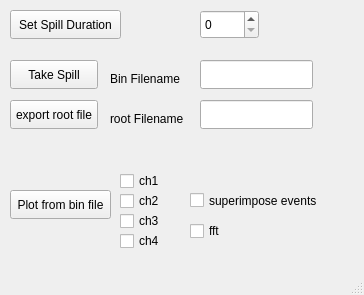
<?xml version="1.0" encoding="UTF-8"?>
<ui version="4.0">
 <class>MainWindow</class>
 <widget class="QMainWindow" name="MainWindow">
  <property name="geometry">
   <rect>
    <x>0</x>
    <y>0</y>
    <width>364</width>
    <height>295</height>
   </rect>
  </property>
  <property name="windowTitle">
   <string>DAPHNE GUI</string>
  </property>
  <widget class="QWidget" name="centralwidget">
   <widget class="QPushButton" name="btn_takespill">
    <property name="geometry">
     <rect>
      <x>10</x>
      <y>60</y>
      <width>88</width>
      <height>29</height>
     </rect>
    </property>
    <property name="text">
     <string>Take Spill</string>
    </property>
   </widget>
   <widget class="QPushButton" name="btn_setdur">
    <property name="geometry">
     <rect>
      <x>10</x>
      <y>10</y>
      <width>111</width>
      <height>29</height>
     </rect>
    </property>
    <property name="text">
     <string>Set Spill Duration</string>
    </property>
   </widget>
   <widget class="QPushButton" name="btn_exp">
    <property name="geometry">
     <rect>
      <x>10</x>
      <y>100</y>
      <width>88</width>
      <height>29</height>
     </rect>
    </property>
    <property name="text">
     <string>export root file</string>
    </property>
   </widget>
   <widget class="QSpinBox" name="spilldurr">
    <property name="geometry">
     <rect>
      <x>200</x>
      <y>10</y>
      <width>59</width>
      <height>29</height>
     </rect>
    </property>
   </widget>
   <widget class="QLineEdit" name="rootfilename">
    <property name="geometry">
     <rect>
      <x>200</x>
      <y>100</y>
      <width>113</width>
      <height>29</height>
     </rect>
    </property>
   </widget>
   <widget class="QLabel" name="label_root_filename">
    <property name="geometry">
     <rect>
      <x>110</x>
      <y>110</y>
      <width>81</width>
      <height>17</height>
     </rect>
    </property>
    <property name="text">
     <string>root Filename</string>
    </property>
   </widget>
   <widget class="QLineEdit" name="binfilename">
    <property name="geometry">
     <rect>
      <x>200</x>
      <y>60</y>
      <width>113</width>
      <height>29</height>
     </rect>
    </property>
   </widget>
   <widget class="QLabel" name="label_bin_filename">
    <property name="geometry">
     <rect>
      <x>110</x>
      <y>70</y>
      <width>81</width>
      <height>17</height>
     </rect>
    </property>
    <property name="text">
     <string>Bin Filename</string>
    </property>
   </widget>
   <widget class="QCheckBox" name="chk_2">
    <property name="geometry">
     <rect>
      <x>120</x>
      <y>190</y>
      <width>86</width>
      <height>22</height>
     </rect>
    </property>
    <property name="text">
     <string>ch2</string>
    </property>
   </widget>
   <widget class="QCheckBox" name="chk_3">
    <property name="geometry">
     <rect>
      <x>120</x>
      <y>210</y>
      <width>86</width>
      <height>22</height>
     </rect>
    </property>
    <property name="text">
     <string>ch3</string>
    </property>
   </widget>
   <widget class="QCheckBox" name="chk_4">
    <property name="geometry">
     <rect>
      <x>120</x>
      <y>230</y>
      <width>86</width>
      <height>22</height>
     </rect>
    </property>
    <property name="text">
     <string>ch4</string>
    </property>
   </widget>
   <widget class="QCheckBox" name="chk_super">
    <property name="geometry">
     <rect>
      <x>190</x>
      <y>190</y>
      <width>141</width>
      <height>21</height>
     </rect>
    </property>
    <property name="text">
     <string>superimpose events</string>
    </property>
   </widget>
   <widget class="QCheckBox" name="chk_1">
    <property name="geometry">
     <rect>
      <x>120</x>
      <y>170</y>
      <width>86</width>
      <height>22</height>
     </rect>
    </property>
    <property name="text">
     <string>ch1</string>
    </property>
   </widget>
   <widget class="QPushButton" name="btn_plt">
    <property name="geometry">
     <rect>
      <x>10</x>
      <y>190</y>
      <width>101</width>
      <height>29</height>
     </rect>
    </property>
    <property name="text">
     <string>Plot from bin file</string>
    </property>
   </widget>
   <widget class="QCheckBox" name="chk_fft">
    <property name="geometry">
     <rect>
      <x>190</x>
      <y>220</y>
      <width>86</width>
      <height>22</height>
     </rect>
    </property>
    <property name="text">
     <string>fft</string>
    </property>
   </widget>
  </widget>
  <widget class="QMenuBar" name="menubar">
   <property name="geometry">
    <rect>
     <x>0</x>
     <y>0</y>
     <width>364</width>
     <height>23</height>
    </rect>
   </property>
  </widget>
  <widget class="QStatusBar" name="statusbar"/>
 </widget>
 <resources/>
 <connections/>
</ui>
